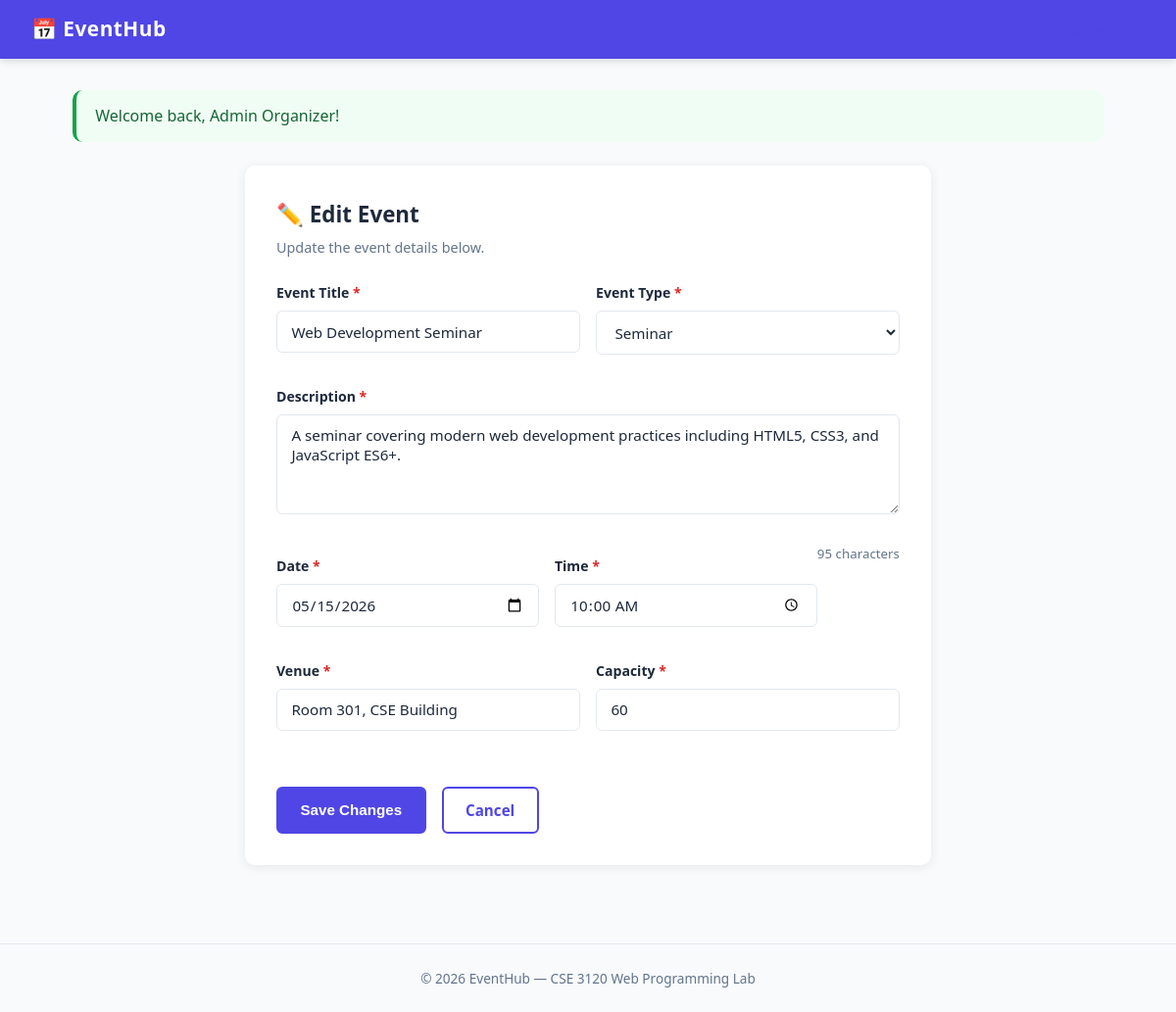
The app's page /update.php?id=1 (signed in) with its own data.
### tables this page shows
CREATE TABLE IF NOT EXISTS events (
    id           INT AUTO_INCREMENT PRIMARY KEY,
    title        VARCHAR(200)  NOT NULL,
    description  TEXT,
    event_type   ENUM('seminar','workshop','meeting','conference','other') NOT NULL DEFAULT 'seminar',
    event_date   DATE          NOT NULL,
    event_time   TIME          NOT NULL,
    venue        VARCHAR(200)  NOT NULL,
    capacity     INT           NOT NULL DEFAULT 50,
    organizer_id INT           NOT NULL,
    created_at   TIMESTAMP     DEFAULT CURRENT_TIMESTAMP,
    FOREIGN KEY (organizer_id) REFERENCES users(id) ON DELETE CASCADE
);

### update.php (the view, shortened to what this page needs)
<?php
require_once 'config.php';
$id = intval($_GET['id'] ?? 0);
$stmt = $conn->prepare("SELECT * FROM events WHERE id=? AND organizer_id=?");
$stmt->bind_param("ii", $id, $_SESSION['user_id']);
$stmt->execute();
$event = $stmt->get_result()->fetch_assoc();
$flash_msg  = $_SESSION['flash_msg']  ?? '';
$flash_type = $_SESSION['flash_type'] ?? '';
?>
<!DOCTYPE html>
<html lang="en">
<head>
    <link rel="stylesheet" href="style.css">
</head>
<body>
<nav class="navbar">
    <div class="nav-brand">📅 EventHub</div>
    <div class="nav-links">
        <a href="events.php" class="btn btn-sm btn-outline">← Back to Events</a>
    </div>
</nav>
<div class="container">
    <?php if ($flash_msg): ?>
        <div class="alert alert-<?= $flash_type ?>"><?= htmlspecialchars($flash_msg) ?></div>
    <?php endif; ?>
    <div class="form-card">
        <h2>✏️ Edit Event</h2>
        <p class="form-subtitle">Update the event details below.</p>
        <form action="update.php" method="POST" id="eventForm" novalidate>
            <div class="form-row">
                <div class="form-group">
                    <label for="title">Event Title <span class="required">*</span></label>
                    <input type="text" id="title" name="title" value="<?= htmlspecialchars($event['title']) ?>" required>
                    <span class="error-msg" id="err_title"></span>
                </div>
                <div class="form-group">
                    <label for="event_type">Event Type <span class="required">*</span></label>
                    <select id="event_type" name="event_type" required>
                        <?php foreach (['seminar','workshop','meeting','conference','other'] as $t): ?>
                            <option value="<?= $t ?>" <?= $event['event_type'] === $t ? 'selected' : '' ?>>
                                <?= ucfirst($t) ?>
                            </option>
                        <?php endforeach; ?>
                    </select>
                </div>
            </div>
            <div class="form-group">
                <label for="description">Description <span class="required">*</span></label>
                <textarea id="description" name="description" rows="4" required><?= htmlspecialchars($event['description']) ?></textarea>
                <span class="error-msg" id="err_description"></span>
            </div>
            <div class="form-row">
                <div class="form-group">
                    <label for="event_date">Date <span class="required">*</span></label>
                    <input type="date" id="event_date" name="event_date" value="<?= $event['event_date'] ?>" required>
                    <span class="error-msg" id="err_event_date"></span>
                </div>
                <div class="form-group">
                    <label for="event_time">Time <span class="required">*</span></label>
                    <input type="time" id="event_time" name="event_time" value="<?= $event['event_time'] ?>" required>
                </div>
            </div>
            <div class="form-row">
                <div class="form-group">
                    <label for="venue">Venue <span class="required">*</span></label>
                    <input type="text" id="venue" name="venue" value="<?= htmlspecialchars($event['venue']) ?>" required>
                    <span class="error-msg" id="err_venue"></span>
                </div>
                <div class="form-group">
                    <label for="capacity">Capacity <span class="required">*</span></label>
                    <input type="number" id="capacity" name="capacity" value="<?= $event['capacity'] ?>" min="1" required>
                    <span class="error-msg" id="err_capacity"></span>
                </div>
            </div>
            <div class="form-actions">
                <button type="submit" class="btn btn-primary">Save Changes</button>
                <a href="events.php" class="btn btn-outline">Cancel</a>
            </div>
        </form>
    </div>
</div>
<footer class="footer">
    <p>&copy; <?= date('Y') ?> EventHub &mdash; CSE 3120 Web Programming Lab</p>
</footer>
</body>
</html>

### style.css (style rules this page uses)
*, *::before, *::after { box-sizing: border-box; margin: 0; padding: 0; }
:root { --primary: #4f46e5; --primary-dark: #3730a3; --secondary: #0ea5e9; --success: #16a34a; --warning: #d97706; --danger: #dc2626; --bg: #f8fafc; --surface: #ffffff; --border: #e2e8f0; --text: #1e293b; --text-muted: #64748b; --radius: 10px; --shadow: 0 2px 12px rgba(0,0,0,0.08); }
body { font-family: 'Segoe UI', Tahoma, Geneva, Verdana, sans-serif; background: var(--bg); color: var(--text); line-height: 1.6; min-height: 100vh; }
a { text-decoration: none; color: inherit; }
.navbar { background: var(--primary); color: #fff; padding: 0 2rem; height: 60px; display: flex; align-items: center; justify-content: space-between; position: sticky; top: 0; z-index: 100; box-shadow: 0 2px 8px rgba(0,0,0,0.15); }
.nav-brand { font-size: 1.3rem; font-weight: 700; letter-spacing: 0.5px; }
.nav-links { display: flex; align-items: center; gap: 1rem; }
.container { max-width: 1100px; margin: 0 auto; padding: 2rem 1.5rem; }
.btn { display: inline-block; padding: 0.6rem 1.4rem; border-radius: 6px; font-size: 0.95rem; font-weight: 600; cursor: pointer; border: 2px solid transparent; transition: all 0.2s ease; text-align: center; }
.btn-primary { background: var(--primary); color: #fff; border-color: var(--primary); }
.btn-outline { background: transparent; color: var(--primary); border-color: var(--primary); }
.btn-sm { padding: 0.35rem 0.9rem; font-size: 0.82rem; }
.alert { padding: 0.85rem 1.2rem; border-radius: var(--radius); margin-bottom: 1.5rem; font-weight: 500; border-left: 4px solid; }
.alert-success { background: #f0fdf4; color: #166534; border-color: var(--success); }
.form-group { margin-bottom: 1rem; }
.form-group label { display: block; font-size: 0.88rem; font-weight: 600; color: var(--text); margin-bottom: 0.4rem; }
.form-group input, .form-group select, .form-group textarea { width: 100%; padding: 0.65rem 0.9rem; border: 1.5px solid var(--border); border-radius: 6px; font-size: 0.95rem; font-family: inherit; color: var(--text); background: var(--surface); transition: border-color 0.2s, box-shadow 0.2s; outline: none; }
.error-msg { display: block; font-size: 0.8rem; color: var(--danger); margin-top: 0.3rem; min-height: 1em; }
.required { color: var(--danger); }
.form-row { display: grid; grid-template-columns: 1fr 1fr; gap: 1rem; }
.form-actions { display: flex; gap: 1rem; margin-top: 1.5rem; }
.form-card { background: var(--surface); border-radius: var(--radius); box-shadow: var(--shadow); padding: 2rem; max-width: 700px; margin: 0 auto; }
.form-card h2 { font-size: 1.4rem; margin-bottom: 0.3rem; }
.form-subtitle { color: var(--text-muted); font-size: 0.9rem; margin-bottom: 1.5rem; }
.footer { text-align: center; padding: 1.5rem; color: var(--text-muted); font-size: 0.85rem; border-top: 1px solid var(--border); margin-top: 3rem; }

### records on screen
events: title "Web Development Seminar", event_type "Seminar", description "A seminar covering modern web development practices including HTML5, CSS3, and JavaScript ES6+.", event_date "05/15/2026", event_time "10:00:00", venue "Room 301, CSE Building", capacity "60"

### other values on screen
$flash_msg "Welcome back, Admin Organizer!"
